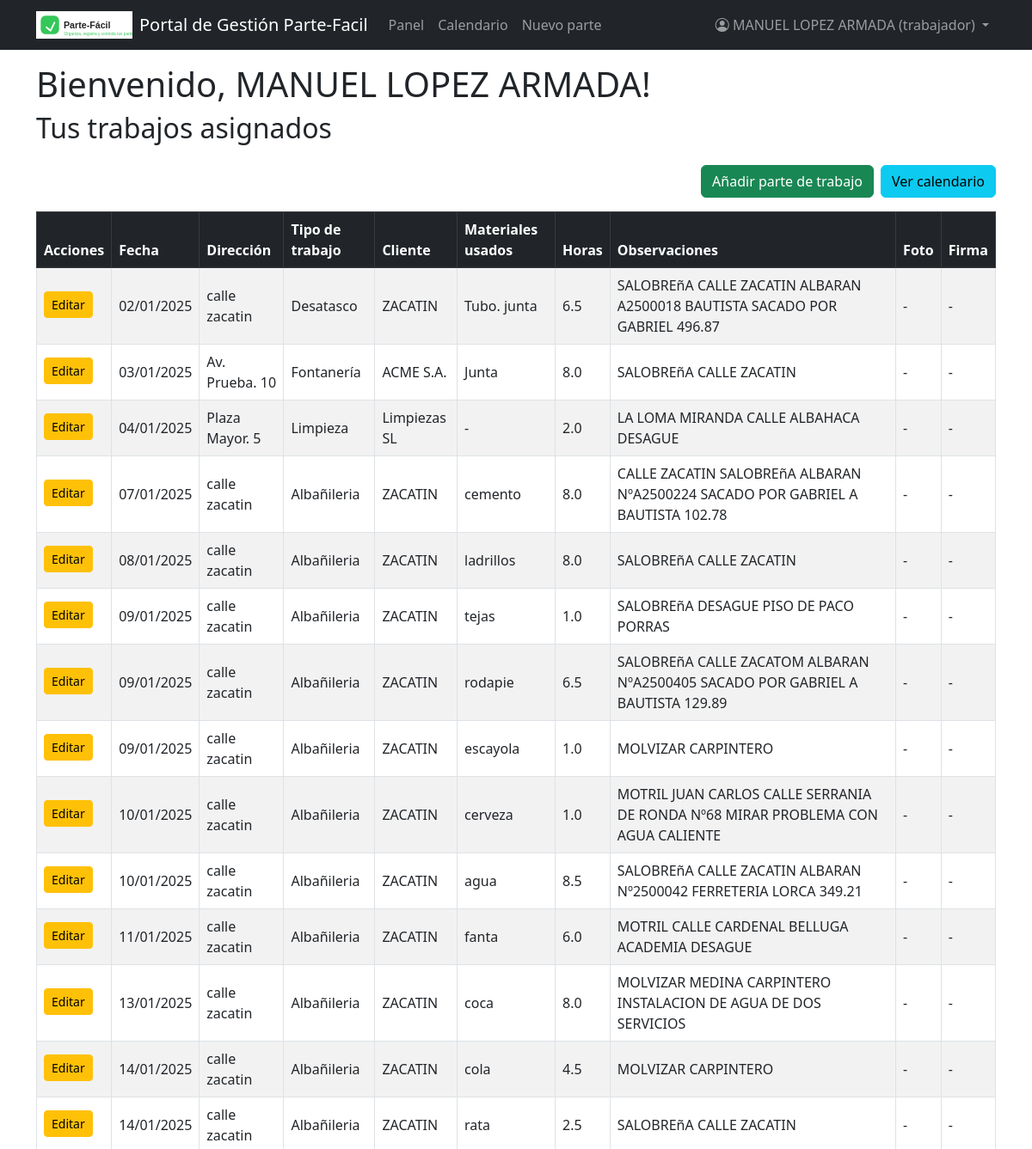
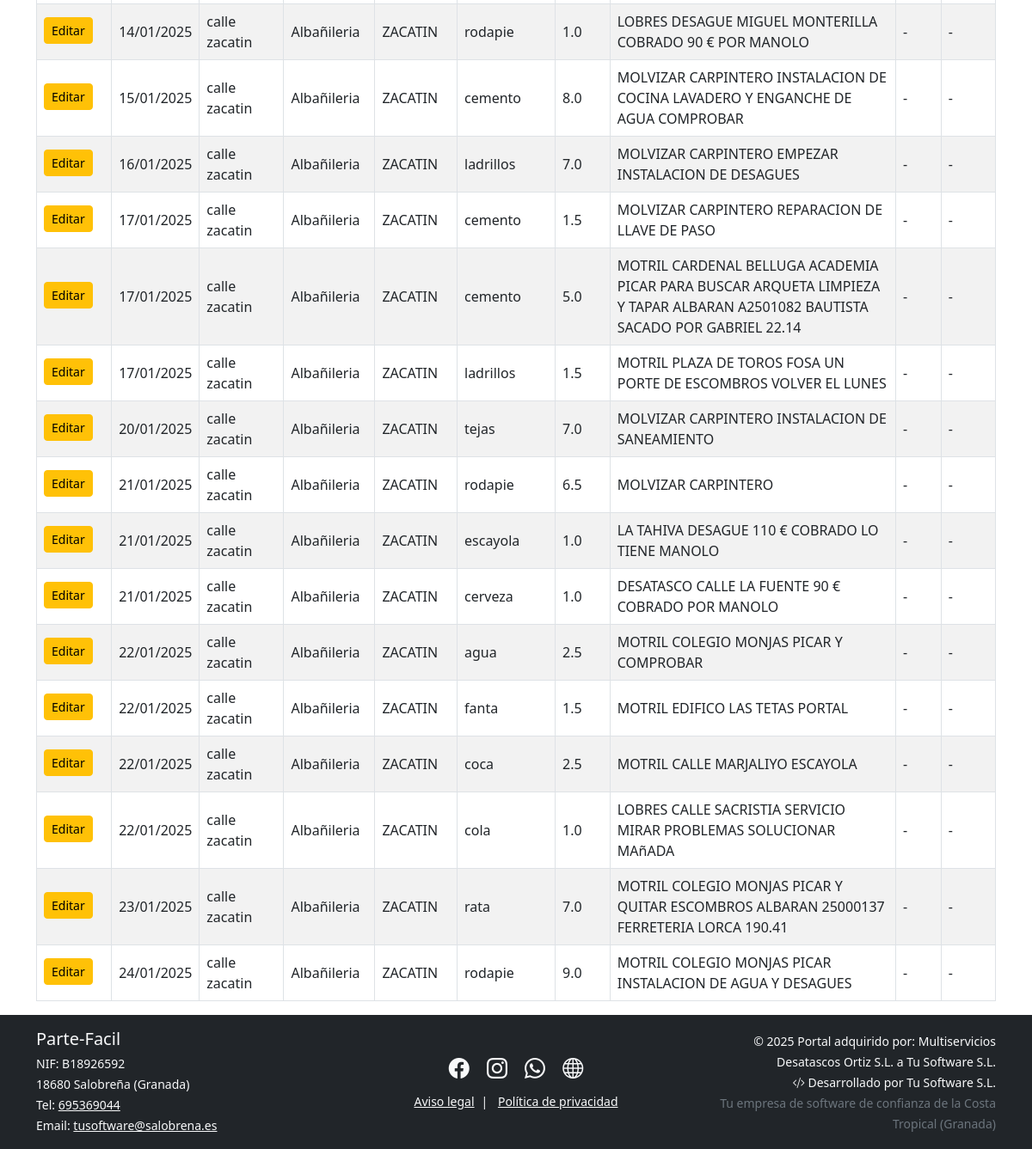
Page /dashboard (signed in) on the committed database (2 pictures, top to bottom).
### models.py (models this page shows)
class Usuario(UserMixin, db.Model):
    id = db.Column(db.Integer, primary_key=True)
    nombre = db.Column(db.String(50), nullable=False)
    email = db.Column(db.String(120), unique=True, nullable=False)
    contraseña = db.Column(db.String(200), nullable=False)
    rol = db.Column(db.String(20), nullable=False, default="trabajador")  # admin/trabajador
    trabajos = db.relationship('Trabajo', backref='trabajador', lazy=True)

class Trabajo(db.Model):
    id = db.Column(db.Integer, primary_key=True)
    fecha = db.Column(db.DateTime, nullable=False)
    fecha_fin = db.Column(db.DateTime, nullable=True)
    direccion = db.Column(db.String(150), nullable=False)
    tipo_trabajo = db.Column(db.String(80), nullable=False)
    cliente = db.Column(db.String(80), nullable=False)
    horas = db.Column(db.Float, nullable=False, default=0)
    materiales_usados = db.Column(db.Text, nullable=True)
    importe_materiales = db.Column(db.Float, nullable=True, default=0)
    firma = db.Column(db.String(120), nullable=True)  # Ruta del archivo
    foto = db.Column(db.String(120), nullable=True)   # Ruta del archivo
    terminado = db.Column(db.Boolean, default=False)
    estado = db.Column(db.String(30), default='sin terminar')
    observaciones = db.Column(db.Text)
    id_trabajador = db.Column(db.Integer, db.ForeignKey('usuario.id'), nullable=False)
    id_factura = db.Column(
    db.Integer,
    db.ForeignKey('factura.id', name='fk_trabajo_id_factura'),
    nullable=True
)

### blueprints/dashboard.py (the view)
@dashboard_bp.route('/dashboard')
@login_required
def dashboard():
    if current_user.rol == "admin":
        trabajos = Trabajo.query.all()
    else:
        trabajos = Trabajo.query.filter_by(id_trabajador=current_user.id).all()
    form = EmptyForm()
    return render_template('dashboard.html', trabajos=trabajos, form=form)

### app.py (called while the page is built)
@login_manager.user_loader
def load_user(user_id):
    from models import Usuario
    return Usuario.query.get(int(user_id))

@app.context_processor
def inject_now():
    from datetime import datetime
    return {'now': datetime.now()}

### templates/dashboard.html (shortened to what this page needs)
{% extends "base.html" %}
{% block content %}
<h2 class="mb-4">Tus trabajos asignados</h2>
{% if current_user.rol == "admin" %}
<div class="d-flex justify-content-end mb-3">
    <a href="{{ url_for('usuarios.alta_trabajador') }}" class="btn btn-primary me-2">Alta trabajador</a>
    <a href="{{ url_for('trabajos.add_work') }}" class="btn btn-success">Añadir parte de trabajo</a>
    <a href="{{ url_for('dashboard.calendar') }}" class="btn btn-info ms-2">Ver calendario</a>
    <a href="{{ url_for('importar.importar_excel') }}" class="btn btn-secondary ms-2">
        <i class="bi bi-file-earmark-arrow-up"></i> Importar Excel
    </a>
</div>
<form method="POST" action="" id="accion_masiva_form">
    <div class="mb-2">
        <select name="nuevo_estado" class="form-select d-inline" style="width:auto;display:inline-block;">
            <option value="">Seleccionar nuevo estado</option>
            <option value="pagado">Pagado</option>
            <option value="pendiente_cobro">Pendiente cobro</option>
            <option value="pendiente_facturar">Pendiente facturar</option>
            <option value="sin_terminar">Sin terminar</option>
        </select>
        <button type="submit" formaction="{{ url_for('trabajos.cambiar_estado_masivo') }}" class="btn btn-primary ms-2">
            Cambiar estado
        </button>
        <button type="submit" formaction="{{ url_for('trabajos.borrar_masivo') }}"
            class="btn btn-danger ms-2"
            onclick="return confirm('¿Seguro que quieres borrar los partes seleccionados?');">
            Borrar seleccionados
        </button>
    </div>
    <div class="table-responsive">
        <table class="table table-bordered table-striped align-middle">
            <thead class="table-dark">
                <tr>
                    <th><input type="checkbox" id="checkAll"></th>
                    <th>Acciones</th>
                    <th>Fecha</th>
                    <th>Dirección</th>
                    <th>Tipo de trabajo</th>
                    <th>Cliente</th>
                    <th>Materiales usados</th>
                    <th>Horas</th>
                    <th>Observaciones</th>
                    <th>Foto</th>
                    <th>Firma</th>
                    <th>Estado</th>
                    <th>Trabajador</th>
                </tr>
            </thead>
            <tbody>
                {% for trabajo in trabajos %}
                <tr>
                    <td><input type="checkbox" name="seleccionados" value="{{ trabajo.id }}"></td>
                    <td>
                        <a href="{{ url_for('trabajos.edit_work', work_id=trabajo.id) }}" class="btn btn-sm btn-warning mb-1">Editar</a>
                        <form action="{{ url_for('trabajos.delete_work', work_id=trabajo.id) }}" method="post" style="display:inline;" onsubmit="return confirm('¿Seguro que quieres borrar este parte?');">
                            {{ form.hidden_tag() }}
                            <button type="submit" class="btn btn-sm btn-danger mb-1">Borrar</button>
                        </form>
                    </td>
                    <td>{{ trabajo.fecha.strftime('%d/%m/%Y') }}</td>
                    <td>{{ trabajo.direccion }}</td>
                    <td>{{ trabajo.tipo_trabajo }}</td>
                    <td>{{ trabajo.cliente }}</td>
                    <td>{{ trabajo.materiales_usados or "-" }}</td>
                    <td>{{ trabajo.horas or "-" }}</td>
                    <td>
                        {% if trabajo.observaciones %}
                            <span style="white-space: pre-line;">{{ trabajo.observaciones }}</span>
                        {% else %}
                            -
                        {% endif %}
                    </td>
                    <td>
                        {% if trabajo.foto %}
                            <a href="{{ url_for('static', filename='uploads/' ~ trabajo.foto) }}" target="_blank">Ver foto</a>
                        {% else %}
                            -
                        {% endif %}
                    </td>
                    <td>
                        {% if trabajo.firma %}
                            <a href="{{ url_for('static', filename='uploads/' ~ trabajo.firma) }}" target="_blank">Ver firma</a>
                        {% else %}
                            -
                        {% endif %}
                    </td>
                    <td>
                        {% if trabajo.estado == "pagado" %}
                            <span class="badge bg-success">Pagado</span>
                        {% elif trabajo.estado == "pendiente_cobro" %}
                            <span class="badge bg-warning text-dark">Pendiente cobro</span>
                        {% elif trabajo.estado == "pendiente_facturar" %}
                            <span class="badge bg-info text-dark">Pendiente facturar</span>
                        {% else %}
                            <span class="badge bg-secondary">Sin terminar</span>
                        {% endif %}
                    </td>
                    <td>
                        {% if trabajo.trabajador %}
                            {{ trabajo.trabajador.nombre }}
                        {% else %}
                            {{ trabajo.id_trabajador }}
                        {% endif %}
                    </td>
                </tr>
                {% endfor %}
            </tbody>
        </table>
    </div>
</form>
<script>
document.getElementById('checkAll')?.addEventListener('change', function() {
    document.querySelectorAll('input[name="seleccionados"]').forEach(cb => {
        cb.checked = this.checked;
    });
});
</script>
{% else %}
<div class="d-flex justify-content-end mb-3">
    <a href="{{ url_for('trabajos.add_work') }}" class="btn btn-success">Añadir parte de trabajo</a>
    <a href="{{ url_for('dashboard.calendar') }}" class="btn btn-info ms-2">Ver calendario</a>
</div>
<div class="table-responsive">
    <table class="table table-bordered table-striped align-middle">
        <thead class="table-dark">
            <tr>
                <th>Acciones</th>
                <th>Fecha</th>
                <th>Dirección</th>
                <th>Tipo de trabajo</th>
                <th>Cliente</th>
                <th>Materiales usados</th>
                <th>Horas</th>
                <th>Observaciones</th>
                <th>Foto</th>
                <th>Firma</th>
            </tr>
        </thead>
        <tbody>
            {% for trabajo in trabajos %}
            <tr>
                <td>
                    {% if trabajo.id_trabajador == current_user.id %}
                        <a href="{{ url_for('trabajos.edit_work', work_id=trabajo.id) }}" class="btn btn-sm btn-warning mb-1">Editar</a>
                    {% endif %}
                </td>
                <td>{{ trabajo.fecha.strftime('%d/%m/%Y') }}</td>
                <td>{{ trabajo.direccion }}</td>
                <td>{{ trabajo.tipo_trabajo }}</td>
                <td>{{ trabajo.cliente }}</td>
                <td>{{ trabajo.materiales_usados or "-" }}</td>
                <td>{{ trabajo.horas or "-" }}</td>
                <td>
                    {% if trabajo.observaciones %}
                        <span style="white-space: pre-line;">{{ trabajo.observaciones }}</span>
                    {% else %}
                        -
                    {% endif %}
                </td>
                <td>
                    {% if trabajo.foto %}
                        <a href="{{ url_for('static', filename='uploads/' ~ trabajo.foto) }}" target="_blank">Ver foto</a>
                    {% else %}
                        -
                    {% endif %}
                </td>
                <td>
                    {% if trabajo.firma %}
                        <a href="{{ url_for('static', filename='uploads/' ~ trabajo.firma) }}" target="_blank">Ver firma</a>
                    {% else %}
                        -
                    {% endif %}
                </td>
            </tr>
            {% endfor %}
        </tbody>
    </table>
</div>
{% endif %}
{% endblock %}

### templates/base.html (shortened to what this page needs)
<!DOCTYPE html>
<html lang="es">
<head>
    <link href="https://cdn.jsdelivr.net/npm/bootstrap@5.3.0/dist/css/bootstrap.min.css" rel="stylesheet">
    <link rel="stylesheet" href="https://cdn.jsdelivr.net/npm/bootstrap-icons@1.11.1/font/bootstrap-icons.css">
</head>
<body>
    {% include 'navbar.html' %}
    {% if current_user.is_authenticated %}
        <div class="container mt-3">
            <h1>Bienvenido, {{ current_user.nombre }}!</h1>
        </div>
    {% else %}
        <div class="container mt-3">
            <h1>Bienvenido a Parte-Fácil</h1>
            <p>Por favor, inicia sesión para acceder a tu panel de trabajo.</p>
        </div>
    {% endif %}
    <div class="container">
        {% block content %}{% endblock %}
    </div>
    {% include 'footer.html' %}
</body>
</html>

### templates/navbar.html (shortened to what this page needs)
<nav class="navbar navbar-expand-lg navbar-dark bg-dark">
  <div class="container">
    <a class="navbar-brand d-flex align-items-center gap-2" href="{{ url_for('main.empresa') }}">
      <img src="{{ url_for('static', filename='images/logo.svg') }}" alt="Logo" height="32" style="vertical-align: middle;">
      <span>Portal de Gestión Parte-Facil</span>
    </a>
    <div class="collapse navbar-collapse" id="navbarNav">
      {% if current_user.is_authenticated %}
        <ul class="navbar-nav me-auto mb-2 mb-lg-0">
          <li class="nav-item">
            <a class="nav-link" href="{{url_for('dashboard.dashboard') }}">Panel</a>
          </li>
          <li class="nav-item">
            <a class="nav-link" href="{{ url_for('dashboard.calendar') }}">Calendario</a>
          </li>
          <li class="nav-item">
            <a class="nav-link" href="{{ url_for('trabajos.add_work') }}">Nuevo parte</a>
          </li>
        </ul>
        <ul class="navbar-nav ms-auto mb-2 mb-lg-0">
          <li class="nav-item dropdown">
            <a class="nav-link dropdown-toggle" href="#" id="navbarUserDropdown" role="button" data-bs-toggle="dropdown" aria-expanded="false">
              <i class="bi bi-person-circle"></i> {{ current_user.nombre }} ({{ current_user.rol }})
            </a>
          </li>
        </ul>
      {% else %}
        <ul class="navbar-nav ms-auto">
          <li class="nav-item">
            <a class="nav-link" href="{{ url_for('auth.login') }}">Acceso empleados</a>
          </li>
        </ul>
      {% endif %}
    </div>
  </div>
</nav>

### rows in the picture
Usuario: nombre "MANUEL LOPEZ ARMADA", rol "trabajador"
Trabajo: fecha "02/01/2025", direccion "calle zacatin", tipo_trabajo "Desatasco", cliente "ZACATIN", materiales_usados "Tubo. junta", horas "6.5", observaciones "SALOBREñA CALLE ZACATIN ALBARAN A2500018 BAUTISTA SACADO POR GABRIEL 496.87"
Trabajo: fecha "03/01/2025", direccion "Av. Prueba. 10", tipo_trabajo "Fontanería", cliente "ACME S.A.", materiales_usados "Junta", horas "8.0", observaciones "SALOBREñA CALLE ZACATIN"
Trabajo: fecha "04/01/2025", direccion "Plaza Mayor. 5", tipo_trabajo "Limpieza", cliente "Limpiezas SL", materiales_usados "-", horas "2.0", observaciones "LA LOMA MIRANDA CALLE ALBAHACA DESAGUE"
Trabajo: fecha "07/01/2025", direccion "calle zacatin", tipo_trabajo "Albañileria", cliente "ZACATIN", materiales_usados "cemento", horas "8.0", observaciones "CALLE ZACATIN SALOBREñA ALBARAN NºA2500224 SACADO POR GABRIEL A BAUTISTA 102.78"
Trabajo: fecha "08/01/2025", direccion "calle zacatin", tipo_trabajo "Albañileria", cliente "ZACATIN", materiales_usados "ladrillos", horas "8.0", observaciones "SALOBREñA CALLE ZACATIN"
Trabajo: fecha "09/01/2025", direccion "calle zacatin", tipo_trabajo "Albañileria", cliente "ZACATIN", materiales_usados "tejas", horas "1.0", observaciones "SALOBREñA DESAGUE PISO DE PACO PORRAS"
Trabajo: fecha "09/01/2025", direccion "calle zacatin", tipo_trabajo "Albañileria", cliente "ZACATIN", materiales_usados "rodapie", horas "6.5", observaciones "SALOBREñA CALLE ZACATOM ALBARAN NºA2500405 SACADO POR GABRIEL A BAUTISTA 129.89"
Trabajo: fecha "09/01/2025", direccion "calle zacatin", tipo_trabajo "Albañileria", cliente "ZACATIN", materiales_usados "escayola", horas "1.0", observaciones "MOLVIZAR CARPINTERO"
Trabajo: fecha "10/01/2025", direccion "calle zacatin", tipo_trabajo "Albañileria", cliente "ZACATIN", materiales_usados "cerveza", horas "1.0", observaciones "MOTRIL JUAN CARLOS CALLE SERRANIA DE RONDA Nº68 MIRAR PROBLEMA CON AGUA CALIENTE"
Trabajo: fecha "10/01/2025", direccion "calle zacatin", tipo_trabajo "Albañileria", cliente "ZACATIN", materiales_usados "agua", horas "8.5", observaciones "SALOBREñA CALLE ZACATIN ALBARAN Nº2500042 FERRETERIA LORCA 349.21"
Trabajo: fecha "11/01/2025", direccion "calle zacatin", tipo_trabajo "Albañileria", cliente "ZACATIN", materiales_usados "fanta", horas "6.0", observaciones "MOTRIL CALLE CARDENAL BELLUGA ACADEMIA DESAGUE"
Trabajo: fecha "13/01/2025", direccion "calle zacatin", tipo_trabajo "Albañileria", cliente "ZACATIN", materiales_usados "coca", horas "8.0", observaciones "MOLVIZAR MEDINA CARPINTERO INSTALACION DE AGUA DE DOS SERVICIOS"
Trabajo: fecha "14/01/2025", direccion "calle zacatin", tipo_trabajo "Albañileria", cliente "ZACATIN", materiales_usados "cola", horas "4.5", observaciones "MOLVIZAR CARPINTERO"
Trabajo: fecha "14/01/2025", direccion "calle zacatin", tipo_trabajo "Albañileria", cliente "ZACATIN", materiales_usados "rata", horas "2.5", observaciones "SALOBREñA CALLE ZACATIN"
Trabajo: fecha "14/01/2025", direccion "calle zacatin", tipo_trabajo "Albañileria", cliente "ZACATIN", materiales_usados "rodapie", horas "1.0", observaciones "LOBRES DESAGUE MIGUEL MONTERILLA COBRADO 90 € POR MANOLO"
Trabajo: fecha "15/01/2025", direccion "calle zacatin", tipo_trabajo "Albañileria", cliente "ZACATIN", materiales_usados "cemento", horas "8.0", observaciones "MOLVIZAR CARPINTERO INSTALACION DE COCINA LAVADERO Y ENGANCHE DE AGUA COMPROBAR"
Trabajo: fecha "16/01/2025", direccion "calle zacatin", tipo_trabajo "Albañileria", cliente "ZACATIN", materiales_usados "ladrillos", horas "7.0", observaciones "MOLVIZAR CARPINTERO EMPEZAR INSTALACION DE DESAGUES"
Trabajo: fecha "17/01/2025", direccion "calle zacatin", tipo_trabajo "Albañileria", cliente "ZACATIN", materiales_usados "cemento", horas "1.5", observaciones "MOLVIZAR CARPINTERO REPARACION DE LLAVE DE PASO"
Trabajo: fecha "17/01/2025", direccion "calle zacatin", tipo_trabajo "Albañileria", cliente "ZACATIN", materiales_usados "cemento", horas "5.0", observaciones "MOTRIL CARDENAL BELLUGA ACADEMIA PICAR PARA BUSCAR ARQUETA LIMPIEZA Y TAPAR ALBARAN A2501082 BAUTISTA SACADO POR GABRIEL 22.14"
Trabajo: fecha "17/01/2025", direccion "calle zacatin", tipo_trabajo "Albañileria", cliente "ZACATIN", materiales_usados "ladrillos", horas "1.5", observaciones "MOTRIL PLAZA DE TOROS FOSA UN PORTE DE ESCOMBROS VOLVER EL LUNES"
Trabajo: fecha "20/01/2025", direccion "calle zacatin", tipo_trabajo "Albañileria", cliente "ZACATIN", materiales_usados "tejas", horas "7.0", observaciones "MOLVIZAR CARPINTERO INSTALACION DE SANEAMIENTO"
Trabajo: fecha "21/01/2025", direccion "calle zacatin", tipo_trabajo "Albañileria", cliente "ZACATIN", materiales_usados "rodapie", horas "6.5", observaciones "MOLVIZAR CARPINTERO"
Trabajo: fecha "21/01/2025", direccion "calle zacatin", tipo_trabajo "Albañileria", cliente "ZACATIN", materiales_usados "escayola", horas "1.0", observaciones "LA TAHIVA DESAGUE 110 € COBRADO LO TIENE MANOLO"
Trabajo: fecha "21/01/2025", direccion "calle zacatin", tipo_trabajo "Albañileria", cliente "ZACATIN", materiales_usados "cerveza", horas "1.0", observaciones "DESATASCO CALLE LA FUENTE 90 € COBRADO POR MANOLO"
Trabajo: fecha "22/01/2025", direccion "calle zacatin", tipo_trabajo "Albañileria", cliente "ZACATIN", materiales_usados "agua", horas "2.5", observaciones "MOTRIL COLEGIO MONJAS PICAR Y COMPROBAR"
Trabajo: fecha "22/01/2025", direccion "calle zacatin", tipo_trabajo "Albañileria", cliente "ZACATIN", materiales_usados "fanta", horas "1.5", observaciones "MOTRIL EDIFICO LAS TETAS PORTAL"
Trabajo: fecha "22/01/2025", direccion "calle zacatin", tipo_trabajo "Albañileria", cliente "ZACATIN", materiales_usados "coca", horas "2.5", observaciones "MOTRIL CALLE MARJALIYO ESCAYOLA"
Trabajo: fecha "22/01/2025", direccion "calle zacatin", tipo_trabajo "Albañileria", cliente "ZACATIN", materiales_usados "cola", horas "1.0", observaciones "LOBRES CALLE SACRISTIA SERVICIO MIRAR PROBLEMAS SOLUCIONAR MAñADA"
Trabajo: fecha "23/01/2025", direccion "calle zacatin", tipo_trabajo "Albañileria", cliente "ZACATIN", materiales_usados "rata", horas "7.0", observaciones "MOTRIL COLEGIO MONJAS PICAR Y QUITAR ESCOMBROS ALBARAN 25000137 FERRETERIA LORCA 190.41"
Trabajo: fecha "24/01/2025", direccion "calle zacatin", tipo_trabajo "Albañileria", cliente "ZACATIN", materiales_usados "rodapie", horas "9.0", observaciones "MOTRIL COLEGIO MONJAS PICAR INSTALACION DE AGUA Y DESAGUES"
